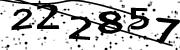
#> input picture autoGameBuy/autoGameBuy/pictures/capture_0.png, 180 x 50 px, found by its file name
$ python testcv.py
#> lines starting #> are read from the running program, lines starting #| are printed output that depends on the picture; after the words box and inside, x2 and y2 are one past the last pixel; in counts of white or black regions, pixels touching at a corner belong together
import cv2

import os
import numpy as np
import copy
import time
from pytesseract import *
import re

def fun():
    originalImagPath = "C:/projects/autoGameBuy/autoGameBuy//pictures/capture_0.png"
    # mm = cv2.imread("C:/projects/autoGameBuy/autoGameBuy//pictures/capture_0.png")
    image = cv2.imread(originalImagPath)
#> image is the input picture: shape (50, 180, 3); min 0, max 255, mean 193.2
    # 灰度化
    grayImage = cv2.cvtColor(image, cv2.COLOR_BGR2GRAY)
    # # 二值化
    result = cv2.adaptiveThreshold(grayImage, 255, cv2.ADAPTIVE_THRESH_GAUSSIAN_C, cv2.THRESH_BINARY, 21, 1)
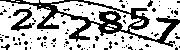
#> result: shape (50, 180); 71.3% white; 103 black regions (99 under 20 px), largest, box (x1, y1, x2, y2) and area: (0, 0, 180, 47) 1839, (11, 7, 35, 31) 227, (1, 44, 10, 50) 25, (147, 0, 153, 7) 23
    # # 去噪声
    # # img = del_noise(result, 6)
    # # img = del_noise(img, 4)
    # # img = del_noise(img, 3)
    # # 加滤波去噪
    # im_temp = cv2.bilateralFilter(src=img, d=15, sigmaColor=130, sigmaSpace=150)
    # im_temp = im_temp[1:-1, 1:-1]
    # im_temp = cv2.copyMakeBorder(im_temp, 83, 83, 13, 13, cv2.BORDER_CONSTANT, value=[255])
    #
    # # cv2.imwrite(gbnImagePath, im_temp)

if __name__ == '__main__':
    fun()

$ run again, with autoGameBuy/autoGameBuy/pictures/capture_1.png copied over autoGameBuy/autoGameBuy/pictures/capture_0.png
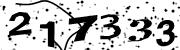
#> input picture autoGameBuy/autoGameBuy/pictures/capture_1.png, 180 x 50 px, found by its file name
#> in fun, image is the input picture: shape (50, 180, 3); min 0, max 255, mean 196.5
#> in fun, `result = cv2.adaptiveThreshold(grayImage, 255, cv2.ADAPTIVE_THRESH_GAU..`:
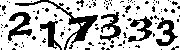
#> result: shape (50, 180); 72.4% white; 120 black regions (112 under 20 px), largest, box (x1, y1, x2, y2) and area: (15, 0, 98, 50) 581, (8, 12, 32, 41) 316, (100, 12, 121, 41) 268
